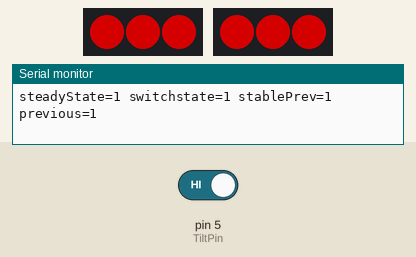
Simulated run of this sketch. Board: Arduino Uno, built with avr-gcc and run on an emulated ATmega328P. Shown: 2 × 3 RGB LEDs in strip order, left to right, the last lines printed to the serial monitor. The inputs (shaded band) are chosen by the test bench; at power-on: pin 5 (TiltPin) HIGH. Dim RGB values are drawn brighter than linear.

Above: at 1.2 s.
1.3 s: pin 5 (TiltPin) driven LOW
At 2.2 s:
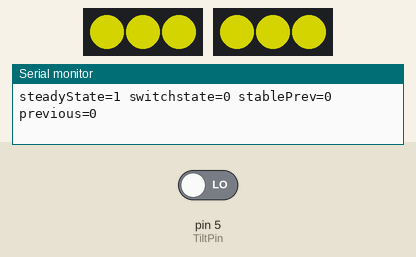
At 3.2 s:
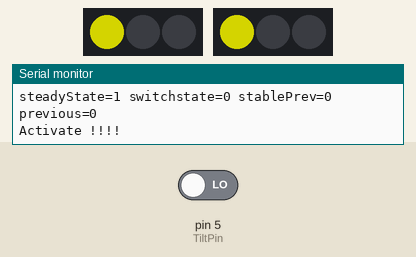
4.3 s: pin 5 (TiltPin) driven HIGH
7.3 s: pin 5 (TiltPin) driven LOW
At 13.6 s:
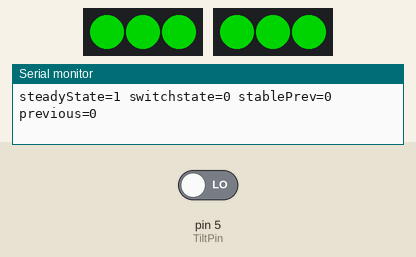
Timing chart, 0 to 16.3 s (numbered marks = the images above; inputs shaded):
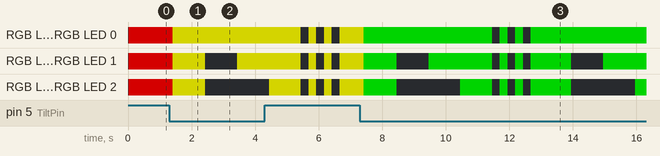

Measured:
- after the input at 1.3 s, RGB LED 0, RGB LED 0: RGB(128, 0, 0) → RGB(128, 128, 0) after 0.10 s; RGB LED 1, RGB LED 1: RGB(128, 0, 0) → RGB(128, 128, 0) after 0.10 s, → off 1.0 s later, → RGB(128, 128, 0) 1.0 s later; RGB LED 2, RGB LED 2: RGB(128, 0, 0) → RGB(128, 128, 0) after 0.10 s, → off 1.0 s later
- after the input at 7.3 s, RGB LED 0: RGB(128, 128, 0) → RGB(0, 128, 0) after 0.12 s, then repeats every 0.49 s: off 0.24 s, RGB(0, 128, 0) 0.24 s, until it stays RGB(0, 128, 0) from 12.7 s; RGB LED 1: RGB(128, 128, 0) → RGB(0, 128, 0) after 0.12 s, → off 1.0 s later, → RGB(0, 128, 0) 1.0 s later, → off 2.0 s later, … (11 changes in this stretch)

The sketch:

FNGrenade.ino
```cpp
#include "FNGrenade.h"
#include "leds.h"


NeoPixelBus<NeoGrbFeature, Neo800KbpsMethod> strip1(PixelCount, Pixel1Pin);
NeoPixelBus<NeoGrbFeature, Neo800KbpsMethod> strip2(PixelCount, Pixel2Pin);

#define DEBUG 1

void setup()
{
  #ifdef DEBUG
  Serial.begin(9600);
  #endif
  pinMode(TiltPin, INPUT_PULLUP);
  strip1.Begin();
  strip2.Begin();
  strip1.Show();
  strip2.Show();
  steadyState = digitalRead(TiltPin);
}

void loop()
{
  int switchstate;

  reading = digitalRead(TiltPin);

  // If the switch changed, due to bounce or pressing...
  if (reading != previous) {
    // reset the debouncing timer
    time = millis();
  }

  if ((millis() - time) > debounce) {
      // whatever the switch is at, its been there for a long time
      // so lets settle on it!
      switchstate = reading;
      #ifdef DEBUG
      Serial.print("steadyState=");
      Serial.print(steadyState);
      Serial.print(" switchstate=");
      Serial.print(switchstate);
      Serial.print(" stablePrev=");
      Serial.print(stablePrev);
      Serial.print(" previous=");
      Serial.println(previous);
      #endif


      colorWipe(colorAry[colorIndex], 50);
      if (switchstate != steadyState && switchstate != stablePrev) {
          // change color
          colorIndex = (colorIndex+1)%NumColors;
          activeTime = millis();
      }
      if (switchstate == steadyState) {
          activeTime = millis();
      }

      stablePrev = switchstate;
  }

  if ((millis() - activeTime) > activeDuration) {
    #ifdef DEBUG
    Serial.println("Activate !!!!");
    #endif
    activate(colorAry[colorIndex]);
    activeTime = millis();
  }

  // Save the last reading so we keep a running tally
  previous = reading;
}
```

FNGrenade.h
```cpp
#pragma once
#include <NeoPixelBus.h>

// Pins
const uint8_t Pixel1Pin = 3;
const uint8_t Pixel2Pin = 4;
int TiltPin = 5;

// Number of leds per strip
const uint16_t PixelCount = 3;
#define colorSaturation 128

// the following variables are long because the time, measured in miliseconds,
// will quickly become a bigger number than can be stored in an int.
long time = 0;         // the last time the output pin was toggled
long debounce = 20;   // the debounce time, increase if the output flickers
long activeTime = 0;
long activeDuration = 1000;

int reading;           // the current reading from the input pin
int previous = LOW;    // the previous reading from the input pin
int colorIndex = 0;
int steadyState = HIGH;
int stablePrev = LOW;


RgbColor red(colorSaturation, 0, 0);
RgbColor yellow(colorSaturation, colorSaturation, 0);
RgbColor green(0, colorSaturation, 0);
RgbColor light_blue(0, colorSaturation, colorSaturation);
RgbColor blue(0, 0, colorSaturation);
RgbColor purple(colorSaturation, 0, colorSaturation);
RgbColor white(colorSaturation);
RgbColor black(0);

HslColor hslRed(red);
HslColor hslGreen(green);
HslColor hslBlue(blue);
HslColor hslWhite(white);
HslColor hslBlack(black);

const uint16_t NumColors = 7;

RgbColor colorAry[NumColors] = {red, yellow, green, light_blue, blue, purple, white};
```

leds.h
```cpp
#include "FNGrenade.h"


extern NeoPixelBus<NeoGrbFeature, Neo800KbpsMethod> strip1;
extern NeoPixelBus<NeoGrbFeature, Neo800KbpsMethod> strip2;

// Fill the dots one after the other with a color
void colorWipe(RgbColor c, uint8_t wait) {
  for(uint16_t i=0; i<PixelCount; i++) {
    strip1.SetPixelColor(i, c);
    strip2.SetPixelColor(i, c);
  }
  strip1.Show();
  strip2.Show();
  delay(wait);
}

void activate(RgbColor c) {
  for(uint16_t i=0; i<PixelCount; i++) {
    strip1.SetPixelColor(i, 0);
    strip2.SetPixelColor(i, 0);
  }
  strip1.Show();
  strip2.Show();
  for(uint16_t i=0; i<PixelCount; i++) {
    strip1.SetPixelColor(i, c);
    strip2.SetPixelColor(i, c);
    strip1.Show();
    strip2.Show();
    delay(1000);
  }
  for(uint16_t i=0; i<3;i++) {
    colorWipe(black,500);
    colorWipe(c,500);
  }
}
```
